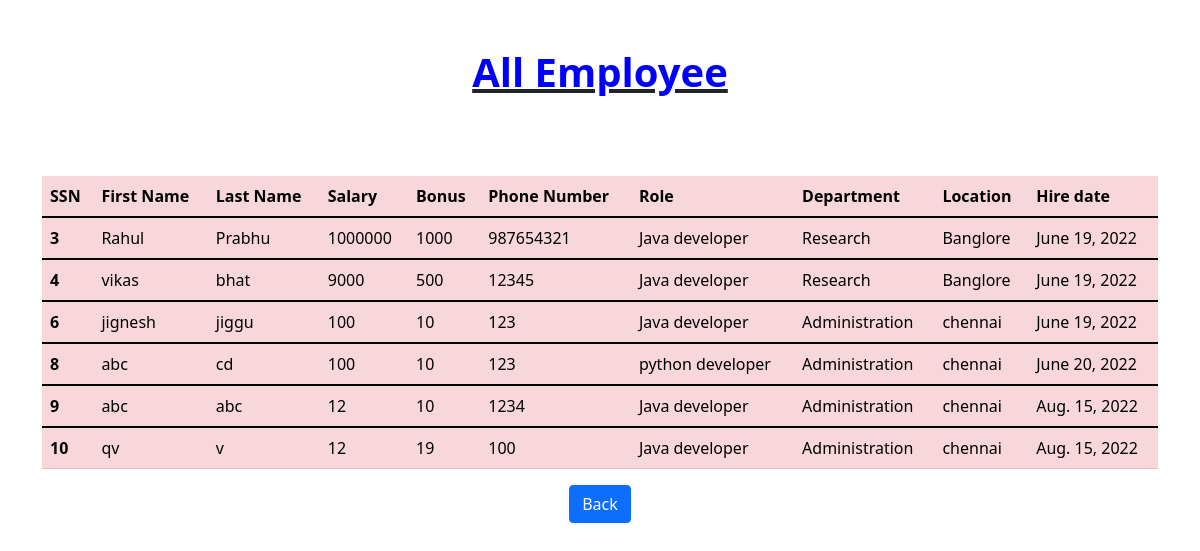
The app's page /all_emp with its own data.
### employee/models.py (models this page shows, shortened)
class Employee(models.Model):
    first_name=models.CharField(max_length=100,null=False)
    last_name=models.CharField(max_length=100)
    dept=models.ForeignKey(Department,on_delete=models.CASCADE)
    salary=models.IntegerField(default=0)
    bonus=models.IntegerField(default=0)
    role=models.ForeignKey(Role,on_delete=models.CASCADE)
    phone=models.IntegerField(default=0)
    hire_date=models.DateField()
    def __str__(self):
        return "%s %s %s " %(self.first_name,self.last_name,self.phone)

class Role(models.Model):
    name=models.CharField(max_length=100,null=False)

class Department(models.Model):
    name=models.CharField(max_length=100,null=False)
    location=models.CharField(max_length=100)

### employee/views.py (the view)
# urls.py: path('all_emp',all_emp,name='all_emp'),
def all_emp(request):
    emps=Employee.objects.all()
    context={
        'emps':emps
    }
    print(context)
    return render(request,'all_emp.html',context)

### employee/templates/all_emp.html (shortened to what this page needs)
<!doctype html>
<html lang="en">
  <head>
    <link href="https://cdn.jsdelivr.net/npm/bootstrap@5.1.3/dist/css/bootstrap.min.css" rel="stylesheet">
  </head>
  <body >
      <div class="container">
        <center><u><h1 class="p-5"><b><span id="id1" style="color:blue">All Employee</span></b></h1></u></center>
        <br>
        <table class="table table-danger table-stripped">
            <thead>
              <tr>
                <th scope="col">SSN</th>
                <th scope="col">First Name</th>
                <th scope="col">Last Name</th>
                <th scope="col">Salary</th>
                <th scope="col">Bonus</th>
                <th scope="col">Phone Number</th>
                <th scope="col">Role</th>
                <th scope="col">Department</th>
                <th scope="col">Location</th>
                <th scope="col">Hire date</th>
              </tr>
            </thead>
                {% for emp in emps%}
            <tbody>
              <tr>
                <th scope="row">{{emp.id}}</th>
                <td>{{emp.first_name}}</td>
                <td>{{emp.last_name}}</td>
                <td>{{emp.salary}}</td>
                <td>{{emp.bonus}}</td>
                <td>{{emp.phone}}</td>
                <td>{{emp.role.name}}</td>
                <td>{{emp.dept.name}}</td>
                <td>{{emp.dept.location}}</td>
                <td>{{emp.hire_date}}</td>
              </tr>
            </tbody>
            {% endfor %}
          </table>
      </div>
    <center><a class=" btn btn-primary " href="{% url 'index'%}" role="button">Back </a></center>
  </body>
</html>

### records on screen
Employee: id "3", first_name "Rahul", last_name "Prabhu", salary "1000000", bonus "1000", phone "987654321", role.name "Java developer", dept.name "Research", dept.location "Banglore", hire_date "June 19, 2022"
Employee: id "4", first_name "vikas", last_name "bhat", salary "9000", bonus "500", phone "12345", role.name "Java developer", dept.name "Research", dept.location "Banglore", hire_date "June 19, 2022"
Employee: id "6", first_name "jignesh", last_name "jiggu", salary "100", bonus "10", phone "123", role.name "Java developer", dept.name "Administration", dept.location "chennai", hire_date "June 19, 2022"
Employee: id "8", first_name "abc", last_name "cd", salary "100", bonus "10", phone "123", role.name "python developer", dept.name "Administration", dept.location "chennai", hire_date "June 20, 2022"
Employee: id "9", first_name "abc", last_name "abc", salary "12", bonus "10", phone "1234", role.name "Java developer", dept.name "Administration", dept.location "chennai", hire_date "Aug. 15, 2022"
Employee: id "10", first_name "qv", last_name "v", salary "12", bonus "19", phone "100", role.name "Java developer", dept.name "Administration", dept.location "chennai", hire_date "Aug. 15, 2022"
